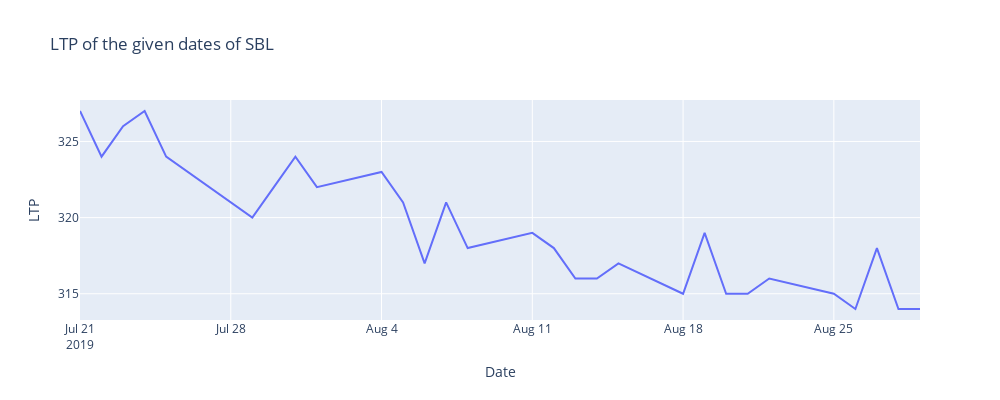

Notebook code for this chart:
### Code cell
fn.plotly_plot_line(df,'Date','LTP','SBL')

### Figure 1 — Plotly figure (JSON) as saved in the notebook; plotly's stock layout.template omitted (floating-point values rounded to 4 significant figures)
{"data": [{"hovertemplate": "Date=%{x}<br>LTP=%{y}<extra></extra>", "legendgroup": "", "line": {"color": "#636efa", "dash": "solid"}, "marker": {"symbol": "circle"}, "mode": "lines", "name": "", "orientation": "v", "showlegend": false, "type": "scatter", "x": ["2019-07-21T00:00:00", "2019-07-22T00:00:00", "2019-07-23T00:00:00", "2019-07-24T00:00:00", "2019-07-25T00:00:00", "2019-07-28T00:00:00", "2019-07-29T00:00:00", "2019-07-30T00:00:00", "2019-07-31T00:00:00", "2019-08-01T00:00:00", "2019-08-04T00:00:00", "2019-08-05T00:00:00", "2019-08-06T00:00:00", "2019-08-07T00:00:00", "2019-08-08T00:00:00", "2019-08-11T00:00:00", "2019-08-12T00:00:00", "2019-08-13T00:00:00", "2019-08-14T00:00:00", "2019-08-15T00:00:00", "2019-08-18T00:00:00", "2019-08-19T00:00:00", "2019-08-20T00:00:00", "2019-08-21T00:00:00", "2019-08-22T00:00:00", "2019-08-25T00:00:00", "2019-08-26T00:00:00", "2019-08-27T00:00:00", "2019-08-28T00:00:00", "2019-08-29T00:00:00"], "xaxis": "x", "y": [327, 324, 326, 327, 324, 321, 320, 322, 324, 322, 323, 321, 317, 321, 318, 319, 318, 316, 316, 317, 315, 319, 315, 315, 316, 315, 314, 318, 314, 314], "yaxis": "y"}], "layout": {"height": 400, "legend": {"tracegroupgap": 0}, "title": {"text": "LTP of the given dates of SBL"}, "width": 1000, "xaxis": {"anchor": "y", "domain": [0, 1], "title": {"text": "Date"}}, "yaxis": {"anchor": "x", "domain": [0, 1], "title": {"text": "LTP"}}}}
